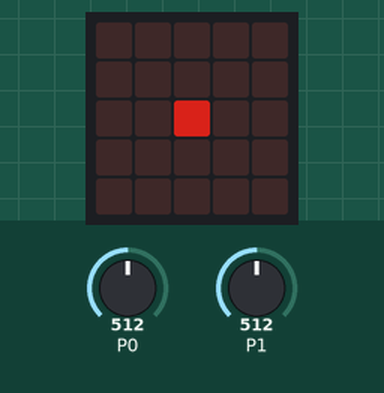
Recording of a program running on a simulated BBC micro:bit running MicroPython. On the bench: the board's 5×5 LED display. Inputs (shaded band) come from the test bench; at power-on: P0 = 512, P1 = 512 (analog values on the 0–1023 scale). Dim RGB values are drawn brighter than linear.

Above: at 1.2 s.
1.3 s: P0 set to 716
At 2.3 s:
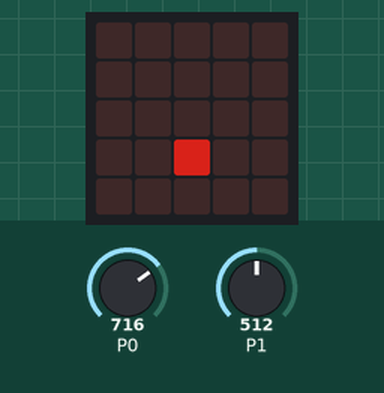
2.8 s: P1 set to 716
At 3.7 s:
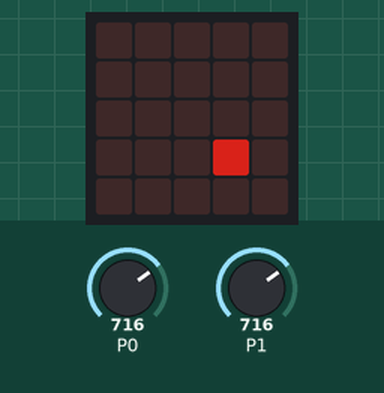
4.3 s: P0 set to 900
At 5.2 s:
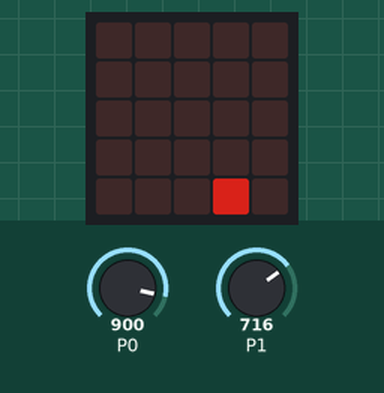
5.8 s: P1 set to 900
At 6.6 s:
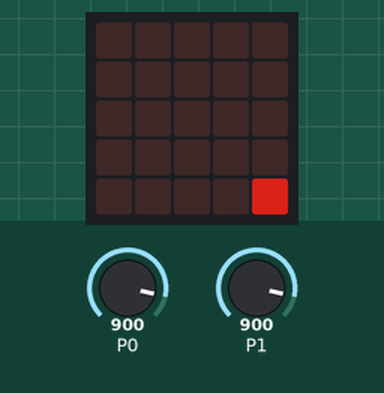
7.3 s: P0 set to 1023
At 8.0 s:
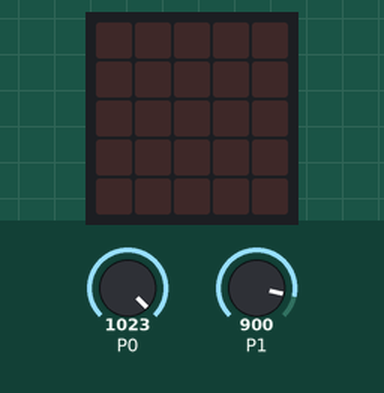
8.8 s: P0 set to 511
At 9.5 s:
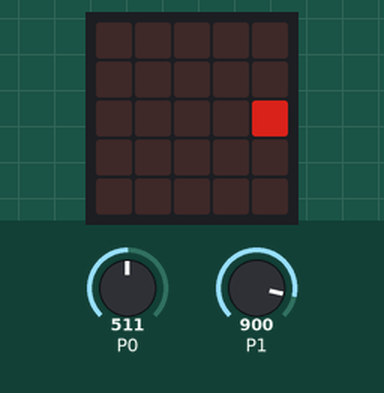
Timing chart, 0 to 11.3 s (numbered marks = the images above; inputs shaded):
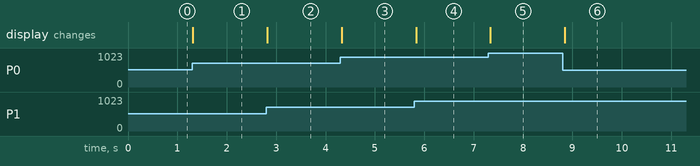

Measured:
- after the input at 1.3 s, the display: changes at once (image 1)
- after the input at 2.8 s, the display: changes at once (image 2)
- after the input at 4.3 s, the display: changes at once (image 3)
- after the input at 5.8 s, the display: changes at once (image 4)
- after the input at 7.3 s, the display: changes at once (image 5)
- after the input at 8.8 s, the display: changes after 0.05 s (image 6)

The program:

joystick.py
```python
# This code uses an analogue joystick module to control a dot on the micro:bit display.
# Use the module and wiring from here: https://www.littlebird.com.au/learn/96/joystick-module-with-micro-bit
# What else could you use this joystick to control?
# Can you modify the wiring and code to do that?

from microbit import *

xVal = 0
yVal = 0
xCoord = 2
yCoord = 2

while True:
    xVal = pin1.read_analog()
    yVal = pin0.read_analog()

    xCoord = int(xVal * 4 /750)
    yCoord = int(yVal * 4 /750)

    row = ['0'] * 5
    row[xCoord] = '5'
    beforePixels = ['0'] * 5 * yCoord
    afterPixels = ['0'] *5 * (4-yCoord)
    pixels = beforePixels + row + afterPixels
    pixels.insert(20,':')
    pixels.insert(15,':')
    pixels.insert(10,':')
    pixels.insert(5,':')
    image = Image("".join(pixels))
    display.show(image)

    sleep(100)
```
